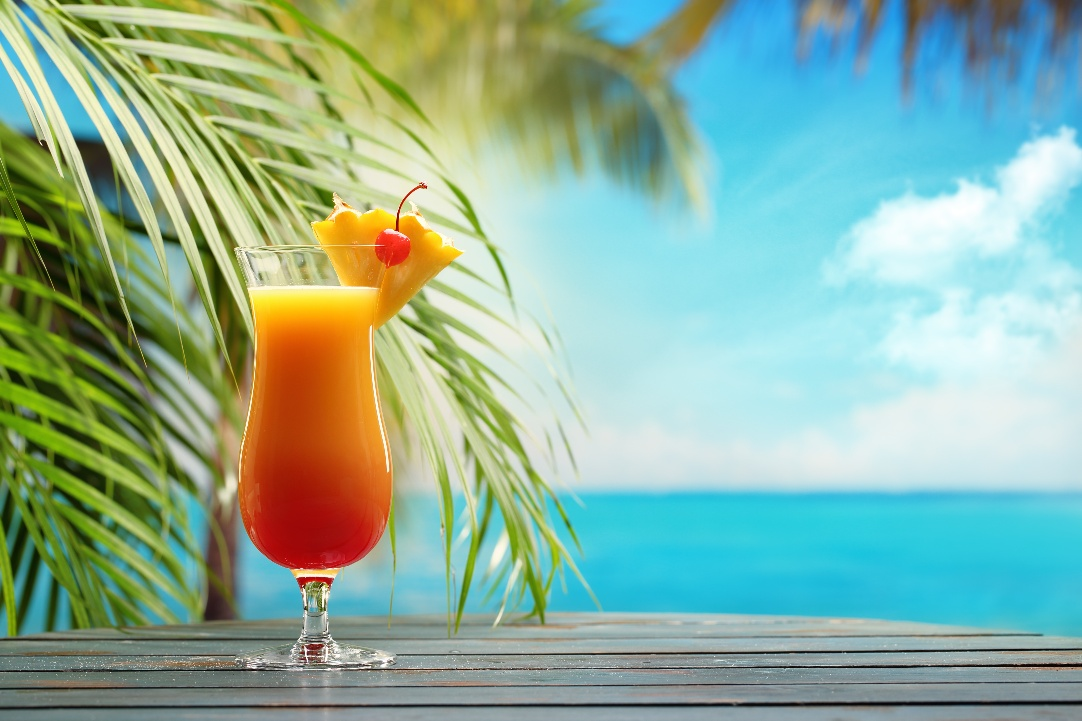
#> input picture .config/eww/images/pictures/beach_drinks.jpeg, 1082 x 721 px
$ python least_busy_region.py ../../../../../../.config/eww/images/pictures/beach_drinks.jpeg   (older library calls are emulated)
#> lines starting #> are read from the running program, lines starting #| are printed output that depends on the picture; long printed decimals are rounded
#!/usr/bin/env python3
# Disclaimer: This script was ai-generated and went through minimal revision.

import os
os.environ["OPENCV_LOG_LEVEL"] = "SILENT"
import cv2
import numpy as np
import argparse
import json


def center_crop(img, target_w, target_h):
    h, w = img.shape[:2]
    if w == target_w and h == target_h:
        return img
    x1 = max(0, (w - target_w) // 2)
    y1 = max(0, (h - target_h) // 2)
    x2 = x1 + target_w
    y2 = y1 + target_h
    return img[y1:y2, x1:x2]


def load_and_scale_image(image_path, screen_width=None, screen_height=None, screen_mode="fill", verbose=False):
    """Load an image and scale/crop it to screen dimensions.

    Returns (img, orig_h, orig_w) where img is the (possibly scaled+cropped) grayscale image.
    If screen dimensions are None, returns the original grayscale image unchanged.
    """
#> called with screen_width = 1920, screen_height = 1080, screen_mode = 'fill', verbose = False
    img = cv2.imread(image_path, cv2.IMREAD_GRAYSCALE)
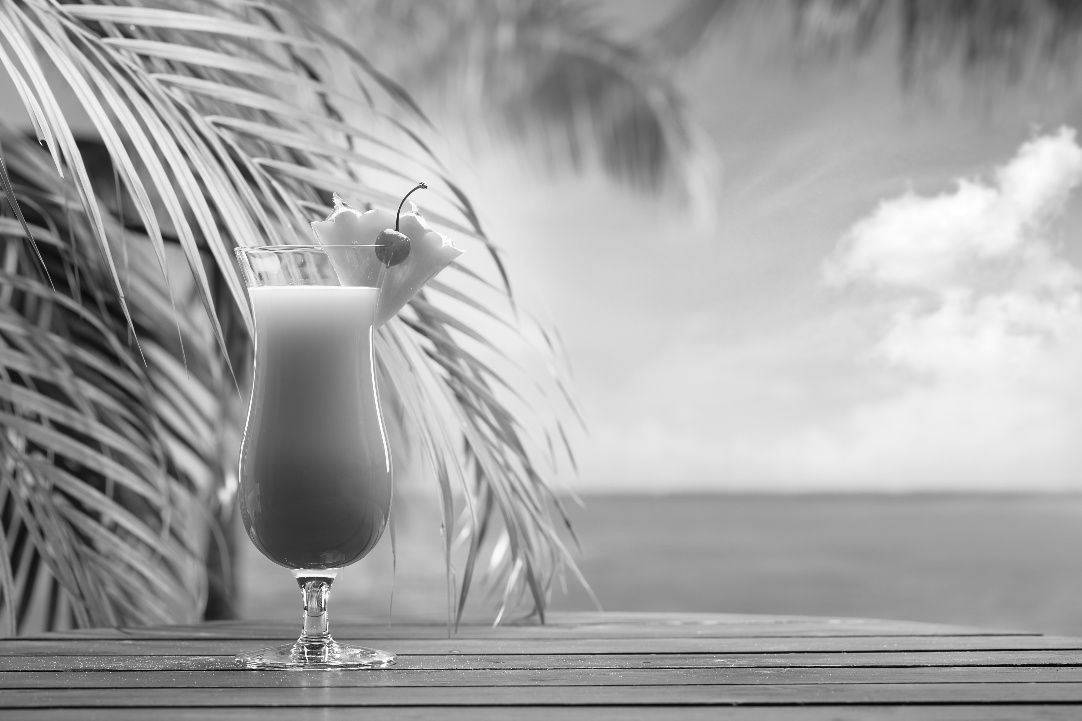
#> img: shape (721, 1082); min 1, max 255, mean 163.2
    if img is None:
        raise FileNotFoundError(f"Image not found: {image_path}")
    orig_h, orig_w = img.shape
#> orig_h = 721; orig_w = 1082
    if screen_width is not None and screen_height is not None:
        scale_w = screen_width / orig_w
#> scale_w = 1.77
        scale_h = screen_height / orig_h
#> scale_h = 1.5
        scale = max(scale_w, scale_h) if screen_mode == "fill" else min(scale_w, scale_h)
#> scale = 1.77
        new_w = int(orig_w * scale)
#> new_w = 1920
        new_h = int(orig_h * scale)
#> new_h = 1279
        if verbose:
            print(f"Scaling image from {orig_w}x{orig_h} to {new_w}x{new_h} (scale: {scale:.3f}, mode: {screen_mode})")
        img = cv2.resize(img, (new_w, new_h), interpolation=cv2.INTER_LANCZOS4)
#> img: shape (1279, 1920)
        img = center_crop(img, screen_width, screen_height)
#> in center_crop, `return img[y1:y2, x1:x2]`:
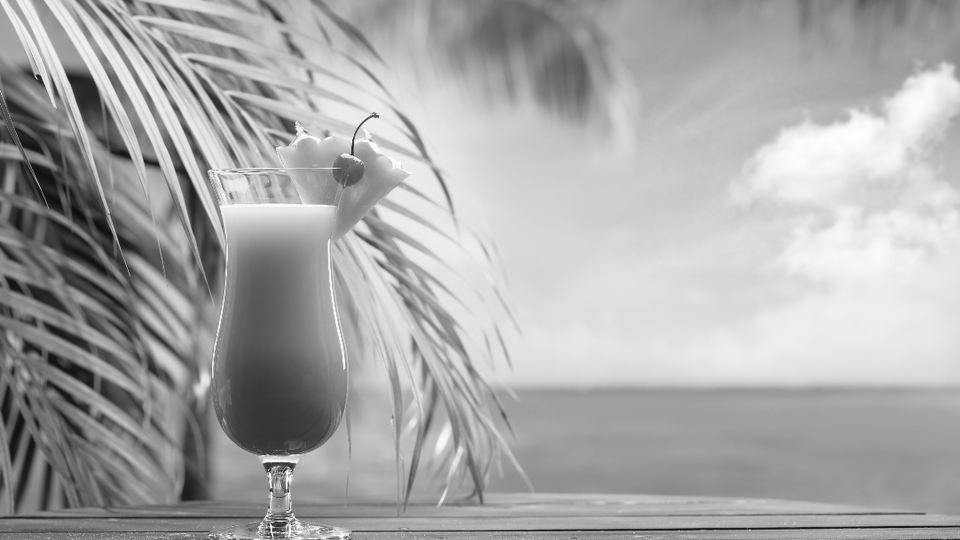
#> returned value: shape (1080, 1920) (shown at 1/2 size); min 0, max 255, mean 168.5
    if verbose:
        print(f"Image size: {img.shape[1]}x{img.shape[0]}")
    return img, orig_h, orig_w


def load_and_scale_image_color(image_path, screen_width=None, screen_height=None, screen_mode="fill"):
    """Same as load_and_scale_image but returns BGR color image and (orig_h, orig_w)."""
    img = cv2.imread(image_path)
    if img is None:
        raise FileNotFoundError(f"Image not found: {image_path}")
    orig_h, orig_w = img.shape[:2]
    if screen_width is not None and screen_height is not None:
        scale_w = screen_width / orig_w
        scale_h = screen_height / orig_h
        scale = max(scale_w, scale_h) if screen_mode == "fill" else min(scale_w, scale_h)
        new_w = int(orig_w * scale)
        new_h = int(orig_h * scale)
        img = cv2.resize(img, (new_w, new_h), interpolation=cv2.INTER_LANCZOS4)
        img = center_crop(img, screen_width, screen_height)
    return img, orig_h, orig_w


def clamp_padding(w, h, horizontal_padding, vertical_padding):
    """Reduce padding so at least a 1x1 region fits."""
    if horizontal_padding * 2 >= w or vertical_padding * 2 >= h:
        horizontal_padding = max(0, min(horizontal_padding, (w - 1) // 2))
        vertical_padding = max(0, min(vertical_padding, (h - 1) // 2))
    return horizontal_padding, vertical_padding


def setup_integral(arr):
    """Return (integral, integral_sq) for fast sliding-window variance computation."""
    integral = cv2.integral(arr, sdepth=cv2.CV_64F)[1:, 1:]
    integral_sq = cv2.integral(arr ** 2, sdepth=cv2.CV_64F)[1:, 1:]
    return integral, integral_sq


def region_sum(ii, x1, y1, x2, y2):
    """Query sum over rectangle in integral image. Caller must ensure bounds."""
    total = ii[y2, x2]
    if x1 > 0:
        total -= ii[y2, x1 - 1]
    if y1 > 0:
        total -= ii[y1 - 1, x2]
    if x1 > 0 and y1 > 0:
        total += ii[y1 - 1, x1 - 1]
    return total


def find_least_busy_region(image_path, region_width=300, region_height=200, screen_width=None,
                            screen_height=None, verbose=False, stride=2, screen_mode="fill",
                            horizontal_padding=50, vertical_padding=50, busiest=False):
    img, orig_h, orig_w = load_and_scale_image(image_path, screen_width, screen_height, screen_mode, verbose)
#> orig_h = 721; orig_w = 1082
    arr = img.astype(np.float64)
    h, w = arr.shape
#> h = 1080; w = 1920
    stride = max(1, int(stride) if stride else 1)
    horizontal_padding, vertical_padding = clamp_padding(w, h, horizontal_padding, vertical_padding)
#> horizontal_padding = 50; vertical_padding = 50

    max_region_w = w - 2 * horizontal_padding
#> max_region_w = 1820
    max_region_h = h - 2 * vertical_padding
#> max_region_h = 980
    if max_region_w <= 0 or max_region_h <= 0:
        raise ValueError("Image too small for the specified padding.")
    if region_width > max_region_w:
        if verbose:
            print(f"Requested region_width {region_width} too large; clamping to {max_region_w}")
        region_width = max_region_w
    if region_height > max_region_h:
        if verbose:
            print(f"Requested region_height {region_height} too large; clamping to {max_region_h}")
        region_height = max_region_h

    integral, integral_sq = setup_integral(arr)
#> in setup_integral, `integral = cv2.integral(arr, sdepth=cv2.CV_64F)[1:, 1:]`:
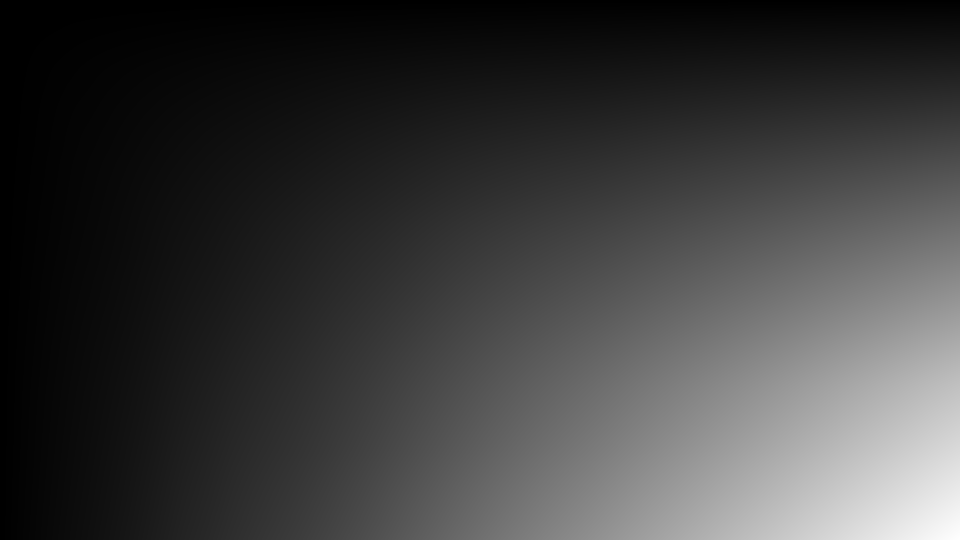
#> integral: shape (1080, 1920) float64 (shown at 1/2 size); min 235, max 349364740, mean 83587549.1; drawn with min black and max white
    area = region_width * region_height
    min_var = None
    max_var = None
    min_coords = (horizontal_padding, vertical_padding)
#> min_coords = (50, 50)
    max_coords = (horizontal_padding, vertical_padding)

    x_start = horizontal_padding
    y_start = vertical_padding
    x_end = w - region_width - horizontal_padding + 1
    y_end = h - region_height - vertical_padding + 1
    if x_end < x_start:
        x_end = x_start
    if y_end < y_start:
        y_end = y_start

    for y in range(y_start, y_end + 1, stride):
        for x in range(x_start, x_end + 1, stride):
            x1, y1 = x, y
            x2, y2 = x + region_width - 1, y + region_height - 1
            if x2 >= w or y2 >= h:
                continue
            s = region_sum(integral, x1, y1, x2, y2)
            s2 = region_sum(integral_sq, x1, y1, x2, y2)
            mean = s / area
            var = (s2 / area) - (mean ** 2)
            if min_var is None or var < min_var:
                min_var = var
                min_coords = (x, y)
            if max_var is None or var > max_var:
                max_var = var
                max_coords = (x, y)
#> this loop made 79 passes

    if busiest:
        return max_coords, max_var
    else:
        return min_coords, min_var


# [95 lines left out: functions find_largest_region, draw_region, draw_largest_region, not called in this run]


def get_dominant_color(image_path, x, y, w, h, screen_width=None, screen_height=None, screen_mode="fill"):
    img, orig_h, orig_w = load_and_scale_image_color(image_path, screen_width, screen_height, screen_mode)
#> in load_and_scale_image_color, img is the input picture: shape (721, 1082, 3); mean B, G, R 155.5, 176.2, 140.7
#> call 2 of center_crop, with target_w = 1920, target_h = 1080
#> in center_crop (call 2), `return img[y1:y2, x1:x2]`:
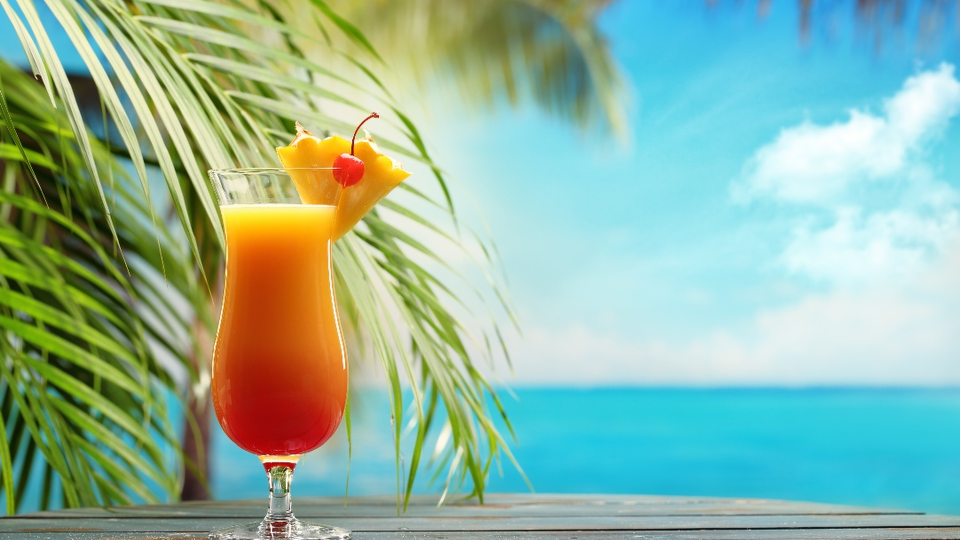
#> returned value: shape (1080, 1920, 3) (shown at 1/2 size); mean of channels 0, 1, 2 160.6, 182.4, 144.1; drawn as B, G, R
    x = max(0, x)
    y = max(0, y)
    w = max(1, min(w, img.shape[1] - x))
    h = max(1, min(h, img.shape[0] - y))
    region = img[y:y + h, x:x + w]
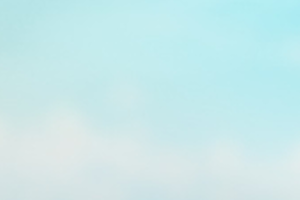
#> region: shape (200, 300, 3); mean B, G, R 234.8, 232.9, 200.6
    if region.size == 0 or region.shape[0] == 0 or region.shape[1] == 0:
        return [0, 0, 0]

    region = region.reshape((-1, 3))
    non_black = region[np.any(region > 10, axis=1)]
    if non_black.shape[0] == 0:
        non_black = region
    region = np.float32(non_black)
    if region.shape[0] < 3:
        return [int(x) for x in np.mean(region, axis=0)]

    criteria = (cv2.TERM_CRITERIA_EPS + cv2.TERM_CRITERIA_MAX_ITER, 10, 1.0)
    K = min(3, region.shape[0])
    _, labels, centers = cv2.kmeans(region, K, None, criteria, 10, cv2.KMEANS_RANDOM_CENTERS)
    counts = np.bincount(labels.flatten())
    dominant = centers[np.argmax(counts)]
    return [int(x) for x in reversed(dominant)]


def main():
    parser = argparse.ArgumentParser(
        description="Find least busy region in an image and output a JSON. "
                    "Made for determining a suitable position for a wallpaper widget.")
    parser.add_argument("image_path", help="Path to the input image")
    parser.add_argument("--width", type=int, default=300, help="Region width")
    parser.add_argument("--height", type=int, default=200, help="Region height")
    parser.add_argument("-v", "--visual-output", action="store_true", help="Output image with rectangle")
    parser.add_argument("--screen-width", type=int, default=1920, help="Screen width for wallpaper scaling")
    parser.add_argument("--screen-height", type=int, default=1080, help="Screen height for wallpaper scaling")
    parser.add_argument("--stride", type=int, default=10, help="Step size for sliding window (higher is faster, less precise)")
    parser.add_argument("--screen-mode", choices=["fill", "fit"], default="fill",
                        help="Wallpaper scaling mode: 'fill' (default) or 'fit'")
    parser.add_argument("--verbose", action="store_true", help="Print verbose output")
    parser.add_argument("-l", "--largest-region", action="store_true",
                        help="Find the largest region under the variance threshold and output its center")
    parser.add_argument("-t", "--variance-threshold", type=float, default=1000.0,
                        help="Variance threshold for largest region mode")
    parser.add_argument("--aspect-ratio", type=float, default=1.78,
                        help="Aspect ratio (width/height) for largest region mode")
    parser.add_argument("--horizontal-padding", "-hp", type=int, default=50,
                        help="Minimum horizontal distance from region to image edge")
    parser.add_argument("--vertical-padding", "-vp", type=int, default=50,
                        help="Minimum vertical distance from region to image edge")
    parser.add_argument("--busiest", action="store_true",
                        help="Find the busiest region instead of the least busy")
    args = parser.parse_args()

    if args.largest_region:
        center, size, var = find_largest_region(
            args.image_path,
            screen_width=args.screen_width,
            screen_height=args.screen_height,
            verbose=args.verbose,
            stride=args.stride,
            screen_mode=args.screen_mode,
            threshold=args.variance_threshold,
            aspect_ratio=args.aspect_ratio,
            horizontal_padding=args.horizontal_padding,
            vertical_padding=args.vertical_padding
        )
        if center:
            if args.visual_output:
                draw_largest_region(args.image_path, center, size,
                                    screen_width=args.screen_width, screen_height=args.screen_height,
                                    screen_mode=args.screen_mode)
            cx, cy = center
            region_w, region_h = size
            x1 = cx - region_w // 2
            y1 = cy - region_h // 2
            dominant_color = get_dominant_color(
                args.image_path, x1, y1, region_w, region_h,
                screen_width=args.screen_width, screen_height=args.screen_height, screen_mode=args.screen_mode
            )
            dominant_color_hex = '#{:02x}{:02x}{:02x}'.format(*dominant_color)
            print(json.dumps({
                "center_x": center[0],
                "center_y": center[1],
                "width": size[0],
                "height": size[1],
                "variance": var,
                "dominant_color": dominant_color_hex
            }))
        else:
            print(json.dumps({"error": "No region found under the threshold."}))
        return

    coords, variance = find_least_busy_region(
        args.image_path,
        region_width=args.width,
        region_height=args.height,
        screen_width=args.screen_width,
        screen_height=args.screen_height,
        verbose=args.verbose,
        stride=args.stride,
        screen_mode=args.screen_mode,
        horizontal_padding=args.horizontal_padding,
        vertical_padding=args.vertical_padding,
        busiest=args.busiest
    )
    if args.visual_output:
        draw_region(args.image_path, coords, region_width=args.width, region_height=args.height,
                    screen_width=args.screen_width, screen_height=args.screen_height, screen_mode=args.screen_mode)
    center_x = coords[0] + args.width // 2
    center_y = coords[1] + args.height // 2
    dominant_color = get_dominant_color(
        args.image_path, coords[0], coords[1], args.width, args.height,
        screen_width=args.screen_width, screen_height=args.screen_height, screen_mode=args.screen_mode
    )
    dominant_color_hex = '#{:02x}{:02x}{:02x}'.format(*dominant_color)
    print(json.dumps({
        "center_x": center_x,
        "center_y": center_y,
        "width": args.width,
        "height": args.height,
        "variance": variance,
        "dominant_color": dominant_color_hex
    }))
#| {"center_x": 1240, "center_y": 640, "width": 300, "height": 200, "variance": 9.417, "dominant_color": "#c5e9eb"}


if __name__ == "__main__":
    main()
